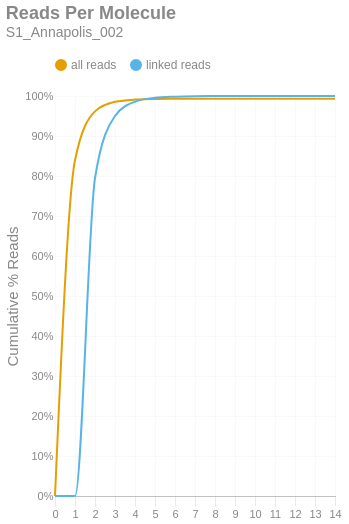

Notebook cell for this chart:
### Markdown cell above
### Reads per Molecule
This chart shows the cumulative distribution of the number of reads per linked molecule. That is, how many alignments are associated with a unique molecule. This excludes the number of reads associated with invalid or absent linked-read barcodes. The `linked` histogram is the percentages recalculated when disregarding singletons.

### Code cell
if SKIPLR:
    print_html(f"Skipped")
else:
    counts = np.bincount(valids['reads'].cast(pl.Int64).to_numpy())
    weighted = counts * np.arange(len(counts))
    all_perc = weighted / n_reads
    linked_perc = weighted / n_linked_reads
    linked_perc[1] = 0
    binned_df = pl.DataFrame({
        'readsper': list(range(len(counts))),
        'all reads (cumsum)': np.cumsum(all_perc).tolist(),
        'linked reads (cumsum)': np.cumsum(linked_perc).tolist(),
    })

    with SafeRender(binned_df):
        (
            density_plot(binned_df, 'Reads Per Molecule', samplename, 'readspmol')
            .encode(
                x=alt.X('readsper:O', title=None).axis(labelAngle=0).scale(padding=0),
                y=alt.Y('value:Q', title='Cumulative % Reads').axis(format='%').stack(False),
                color=alt.Color("key:N").scale(domain=["all reads", "linked reads"]),
                tooltip=[
                    alt.Tooltip("key:N", title="Data Type"),
                    alt.Tooltip("readsper:O", title="Reads Per Molecule"),
                    alt.Tooltip("value:Q", format=".2%", title="% Reads (Cum.)")
                ]            
            )
        ).display()

### Figure 1 — Vega-Lite specification as saved in the notebook (floating-point values rounded to 4 significant figures)
{"width": "container", "height": 400, "config": {"title": {"anchor": "start", "dy": -15, "fontSize": 18, "color": "#888888", "subtitleColor": "#888888", "subtitleFontSize": 14}, "arc": {"fill": "#0072B2"}, "axis": {"domainColor": "#888888", "domainWidth": 0.5, "gridWidth": 0.2, "grid": false, "titleFontWeight": 400, "titleFontSize": 15, "labelFontSize": 11, "labelColor": "#888888", "tickColor": "#888888", "tickWidth": 0.2, "titleColor": "#888888"}, "axisBand": {"grid": false}, "axisX": {"grid": true, "tickSize": 10, "domainCap": "round"}, "axisY": {"domain": false, "grid": true, "tickSize": 0, "domainCap": "round"}, "background": "transparent", "header": {"labelFontSize": 15, "labelColor": "#888888", "titleFontSize": 15, "titleFontWeight": 600, "titleColor": "#888888"}, "legend": {"labelFont": "sans-serif", "labelFontSize": 12, "labelColor": "#888888", "symbolSize": 100, "symbolType": "circle", "titleFontSize": 12, "titlePadding": 10, "titleColor": "#888888", "title": null, "orient": "top"}, "range": {"category": ["#E69F00", "#56B4E9", "#009E73", "#F0E442", "#0072B2", "#D55E00", "#CC79A7", "#000000"], "diverging": ["#cfe8f3", "#a2d4ec", "#73bfe2", "#46abdb", "#1696d2", "#12719e"]}, "area": {"fill": "#0072B2", "fillOpacity": 0.7, "line": true, "strokeOpacity": 0.7}, "line": {"color": "#0072B2", "stroke": "#0072B2", "strokeWidth": 2}, "trail": {"color": "#0072B2", "stroke": "#0072B2", "strokeWidth": 0, "size": 1}, "point": {"filled": true, "fillOpacity": 1.0, "size": 95}, "text": {"color": "#888888", "fontSize": 11, "align": "right", "fontWeight": 400, "size": 11}, "bar": {"fill": "#0072B2", "stroke": null}, "view": {"stroke": null, "continuousWidth": 660, "continuousHeight": 400}}, "data": {"name": "data-301d767d7ab292be7eb047cbcbd291ec"}, "mark": {"type": "line", "interpolate": "monotone", "point": {"opacity": 0, "size": 275}}, "encoding": {"color": {"field": "key", "scale": {"domain": ["all reads", "linked reads"]}, "type": "nominal"}, "tooltip": [{"field": "key", "title": "Data Type", "type": "nominal"}, {"field": "readsper", "title": "Reads Per Molecule", "type": "ordinal"}, {"field": "value", "format": ".2%", "title": "% Reads (Cum.)", "type": "quantitative"}], "x": {"axis": {"labelAngle": 0}, "field": "readsper", "scale": {"padding": 0}, "title": null, "type": "ordinal"}, "y": {"axis": {"format": "%"}, "field": "value", "stack": false, "title": "Cumulative % Reads", "type": "quantitative"}}, "params": [{"name": "param_c36ac31b6afebe62", "select": {"type": "point", "fields": ["key"]}, "bind": "legend"}], "title": {"text": "Reads Per Molecule", "subtitle": "S1_Annapolis_002"}, "transform": [{"fold": ["all reads (cumsum)", "linked reads (cumsum)"]}, {"calculate": "replace(datum.key, ' (cumsum)', '')", "as": "key"}, {"filter": {"param": "param_c36ac31b6afebe62"}}], "usermeta": {"embedOptions": {"downloadFileName": "S1_Annapolis_002.readspmol"}}, "$schema": "https://vega.github.io/schema/vega-lite/v6.1.0.json", "datasets": {"data-301d767d7ab292be7eb047cbcbd291ec": [{"readsper": 0, "all reads (cumsum)": 0.0, "linked reads (cumsum)": 0.0}, {"readsper": 1, "all reads (cumsum)": 0.8393, "linked reads (cumsum)": 0.0}, {"readsper": 2, "all reads (cumsum)": 0.9616, "linked reads (cumsum)": 0.7946}, {"readsper": 3, "all reads (cumsum)": 0.9855, "linked reads (cumsum)": 0.9499}, {"readsper": 4, "all reads (cumsum)": 0.991, "linked reads (cumsum)": 0.9857}, {"readsper": 5, "all reads (cumsum)": 0.9925, "linked reads (cumsum)": 0.9956}, {"readsper": 6, "all reads (cumsum)": 0.9929, "linked reads (cumsum)": 0.9983}, {"readsper": 7, "all reads (cumsum)": 0.9931, "linked reads (cumsum)": 0.9994}, {"readsper": 8, "all reads (cumsum)": 0.9931, "linked reads (cumsum)": 0.9998}, {"readsper": 9, "all reads (cumsum)": 0.9932, "linked reads (cumsum)": 0.9999}, {"readsper": 10, "all reads (cumsum)": 0.9932, "linked reads (cumsum)": 1.0}, {"readsper": 11, "all reads (cumsum)": 0.9932, "linked reads (cumsum)": 1.0}, {"readsper": 12, "all reads (cumsum)": 0.9932, "linked reads (cumsum)": 1.0}, {"readsper": 13, "all reads (cumsum)": 0.9932, "linked reads (cumsum)": 1.0}, {"readsper": 14, "all reads (cumsum)": 0.9932, "linked reads (cumsum)": 1.0}]}}
